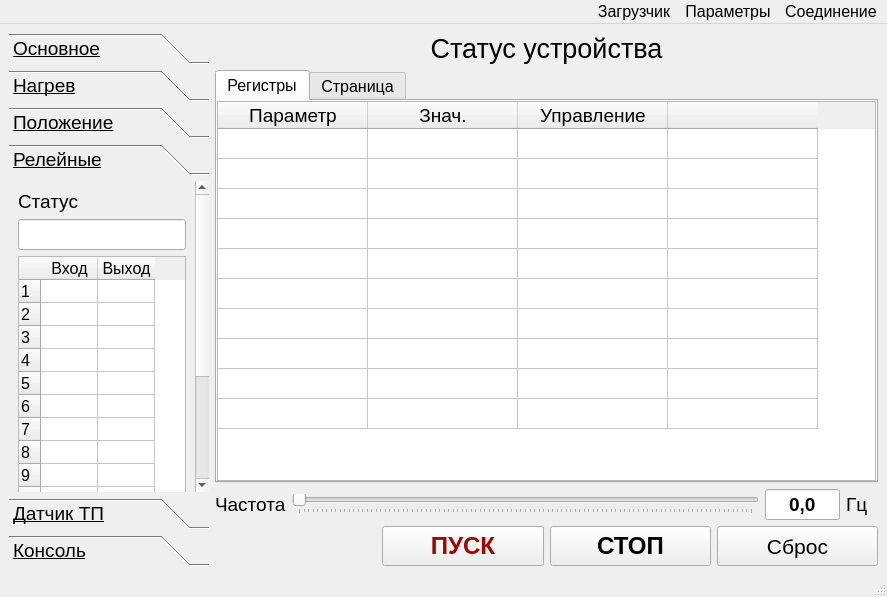
<?xml version="1.0" encoding="UTF-8"?>
<ui version="4.0">
 <class>MainWindow</class>
 <widget class="QMainWindow" name="MainWindow">
  <property name="geometry">
   <rect>
    <x>0</x>
    <y>0</y>
    <width>887</width>
    <height>597</height>
   </rect>
  </property>
  <property name="windowTitle">
   <string>Сервер МПЧ</string>
  </property>
  <property name="toolButtonStyle">
   <enum>Qt::ToolButtonFollowStyle</enum>
  </property>
  <property name="tabShape">
   <enum>QTabWidget::Rounded</enum>
  </property>
  <widget class="QWidget" name="centralwidget">
   <layout class="QHBoxLayout" name="horizontalLayout_5">
    <item>
     <widget class="QToolBox" name="toolBox">
      <property name="maximumSize">
       <size>
        <width>200</width>
        <height>650</height>
       </size>
      </property>
      <property name="font">
       <font>
        <pointsize>14</pointsize>
        <underline>true</underline>
       </font>
      </property>
      <property name="currentIndex">
       <number>3</number>
      </property>
      <widget class="QWidget" name="page_5">
       <property name="geometry">
        <rect>
         <x>0</x>
         <y>0</y>
         <width>183</width>
         <height>385</height>
        </rect>
       </property>
       <property name="font">
        <font>
         <pointsize>14</pointsize>
         <underline>false</underline>
        </font>
       </property>
       <attribute name="label">
        <string>Основное</string>
       </attribute>
       <layout class="QVBoxLayout" name="verticalLayout_5">
        <item>
         <layout class="QVBoxLayout" name="verticalLayout_2">
          <item>
           <widget class="QLabel" name="label_freq">
            <property name="font">
             <font>
              <pointsize>14</pointsize>
              <underline>false</underline>
             </font>
            </property>
            <property name="text">
             <string>Частота</string>
            </property>
           </widget>
          </item>
          <item>
           <widget class="QLineEdit" name="lineEdit_freq">
            <property name="maximumSize">
             <size>
              <width>250</width>
              <height>100</height>
             </size>
            </property>
            <property name="font">
             <font>
              <pointsize>21</pointsize>
              <underline>false</underline>
              <kerning>false</kerning>
             </font>
            </property>
            <property name="toolTip">
             <string notr="true"> Гц</string>
            </property>
            <property name="toolTipDuration">
             <number>-1</number>
            </property>
            <property name="statusTip">
             <string/>
            </property>
            <property name="whatsThis">
             <string notr="true"/>
            </property>
            <property name="layoutDirection">
             <enum>Qt::LeftToRight</enum>
            </property>
            <property name="text">
             <string>0.0 Гц</string>
            </property>
            <property name="frame">
             <bool>false</bool>
            </property>
            <property name="alignment">
             <set>Qt::AlignCenter</set>
            </property>
            <property name="readOnly">
             <bool>true</bool>
            </property>
            <property name="clearButtonEnabled">
             <bool>false</bool>
            </property>
           </widget>
          </item>
          <item>
           <widget class="QLabel" name="label_curr">
            <property name="font">
             <font>
              <pointsize>14</pointsize>
              <underline>false</underline>
             </font>
            </property>
            <property name="frameShadow">
             <enum>QFrame::Sunken</enum>
            </property>
            <property name="text">
             <string>Ток</string>
            </property>
            <property name="textFormat">
             <enum>Qt::PlainText</enum>
            </property>
           </widget>
          </item>
          <item>
           <widget class="QLineEdit" name="lineEdit_curr">
            <property name="font">
             <font>
              <pointsize>20</pointsize>
              <underline>false</underline>
              <kerning>false</kerning>
             </font>
            </property>
            <property name="toolTip">
             <string notr="true"> А</string>
            </property>
            <property name="layoutDirection">
             <enum>Qt::LeftToRight</enum>
            </property>
            <property name="text">
             <string>0.0 A</string>
            </property>
            <property name="maxLength">
             <number>10</number>
            </property>
            <property name="alignment">
             <set>Qt::AlignCenter</set>
            </property>
            <property name="readOnly">
             <bool>true</bool>
            </property>
            <property name="clearButtonEnabled">
             <bool>false</bool>
            </property>
           </widget>
          </item>
          <item>
           <widget class="QLabel" name="label_vout">
            <property name="font">
             <font>
              <pointsize>14</pointsize>
              <underline>false</underline>
             </font>
            </property>
            <property name="text">
             <string>Выход</string>
            </property>
           </widget>
          </item>
          <item>
           <widget class="QLineEdit" name="lineEdit_vout">
            <property name="font">
             <font>
              <pointsize>20</pointsize>
              <underline>false</underline>
              <kerning>false</kerning>
             </font>
            </property>
            <property name="toolTip">
             <string notr="true"> В</string>
            </property>
            <property name="toolTipDuration">
             <number>0</number>
            </property>
            <property name="layoutDirection">
             <enum>Qt::LeftToRight</enum>
            </property>
            <property name="text">
             <string>0.0 В</string>
            </property>
            <property name="alignment">
             <set>Qt::AlignCenter</set>
            </property>
            <property name="readOnly">
             <bool>true</bool>
            </property>
            <property name="clearButtonEnabled">
             <bool>false</bool>
            </property>
           </widget>
          </item>
          <item>
           <widget class="QLabel" name="label_vgrd">
            <property name="font">
             <font>
              <pointsize>14</pointsize>
              <underline>false</underline>
             </font>
            </property>
            <property name="text">
             <string>Сеть</string>
            </property>
           </widget>
          </item>
          <item>
           <widget class="QLineEdit" name="lineEdit_vgrd">
            <property name="font">
             <font>
              <pointsize>20</pointsize>
              <underline>false</underline>
              <kerning>false</kerning>
             </font>
            </property>
            <property name="toolTip">
             <string notr="true"> В</string>
            </property>
            <property name="layoutDirection">
             <enum>Qt::LeftToRight</enum>
            </property>
            <property name="text">
             <string>0.0 В</string>
            </property>
            <property name="alignment">
             <set>Qt::AlignCenter</set>
            </property>
            <property name="readOnly">
             <bool>true</bool>
            </property>
            <property name="clearButtonEnabled">
             <bool>false</bool>
            </property>
           </widget>
          </item>
          <item>
           <widget class="QLabel" name="label_vbus">
            <property name="font">
             <font>
              <pointsize>14</pointsize>
              <underline>false</underline>
             </font>
            </property>
            <property name="text">
             <string>Шина</string>
            </property>
           </widget>
          </item>
          <item>
           <widget class="QLineEdit" name="lineEdit_vbus">
            <property name="font">
             <font>
              <pointsize>20</pointsize>
              <underline>false</underline>
              <kerning>false</kerning>
             </font>
            </property>
            <property name="toolTip">
             <string notr="true"> В</string>
            </property>
            <property name="layoutDirection">
             <enum>Qt::LeftToRight</enum>
            </property>
            <property name="text">
             <string>0.0 В</string>
            </property>
            <property name="alignment">
             <set>Qt::AlignCenter</set>
            </property>
            <property name="readOnly">
             <bool>true</bool>
            </property>
            <property name="clearButtonEnabled">
             <bool>false</bool>
            </property>
           </widget>
          </item>
         </layout>
        </item>
       </layout>
      </widget>
      <widget class="QWidget" name="page_6">
       <property name="geometry">
        <rect>
         <x>0</x>
         <y>0</y>
         <width>200</width>
         <height>310</height>
        </rect>
       </property>
       <property name="font">
        <font>
         <pointsize>14</pointsize>
         <underline>false</underline>
        </font>
       </property>
       <attribute name="label">
        <string>Нагрев</string>
       </attribute>
       <layout class="QVBoxLayout" name="verticalLayout_8">
        <item>
         <layout class="QVBoxLayout" name="verticalLayout_7">
          <item>
           <widget class="QLabel" name="label_tfrc">
            <property name="font">
             <font>
              <pointsize>14</pointsize>
              <underline>false</underline>
             </font>
            </property>
            <property name="text">
             <string>Темп. МПЧ</string>
            </property>
           </widget>
          </item>
          <item>
           <widget class="QLineEdit" name="lineEdit_tfrc">
            <property name="font">
             <font>
              <pointsize>20</pointsize>
              <underline>false</underline>
              <kerning>false</kerning>
             </font>
            </property>
            <property name="toolTip">
             <string> С</string>
            </property>
            <property name="layoutDirection">
             <enum>Qt::LeftToRight</enum>
            </property>
            <property name="text">
             <string>0 С</string>
            </property>
            <property name="alignment">
             <set>Qt::AlignCenter</set>
            </property>
            <property name="readOnly">
             <bool>true</bool>
            </property>
           </widget>
          </item>
          <item>
           <widget class="QLabel" name="label_tmtr">
            <property name="font">
             <font>
              <pointsize>14</pointsize>
              <underline>false</underline>
             </font>
            </property>
            <property name="text">
             <string>Темп. Мотор</string>
            </property>
           </widget>
          </item>
          <item>
           <widget class="QLineEdit" name="lineEdit_tmtr">
            <property name="font">
             <font>
              <pointsize>20</pointsize>
              <underline>false</underline>
              <kerning>false</kerning>
             </font>
            </property>
            <property name="toolTip">
             <string> С</string>
            </property>
            <property name="layoutDirection">
             <enum>Qt::LeftToRight</enum>
            </property>
            <property name="text">
             <string>0 С</string>
            </property>
            <property name="alignment">
             <set>Qt::AlignCenter</set>
            </property>
            <property name="readOnly">
             <bool>true</bool>
            </property>
           </widget>
          </item>
          <item>
           <widget class="QLabel" name="label_25">
            <property name="font">
             <font>
              <pointsize>14</pointsize>
              <underline>false</underline>
             </font>
            </property>
            <property name="text">
             <string/>
            </property>
           </widget>
          </item>
          <item>
           <widget class="QLabel" name="label_24">
            <property name="font">
             <font>
              <pointsize>14</pointsize>
              <underline>false</underline>
             </font>
            </property>
            <property name="text">
             <string/>
            </property>
           </widget>
          </item>
          <item>
           <widget class="QLabel" name="label_17">
            <property name="font">
             <font>
              <pointsize>14</pointsize>
              <underline>false</underline>
             </font>
            </property>
            <property name="text">
             <string/>
            </property>
           </widget>
          </item>
          <item>
           <widget class="QLabel" name="label_21">
            <property name="font">
             <font>
              <pointsize>14</pointsize>
              <underline>false</underline>
             </font>
            </property>
            <property name="text">
             <string/>
            </property>
           </widget>
          </item>
          <item>
           <widget class="QLabel" name="label_23">
            <property name="font">
             <font>
              <pointsize>14</pointsize>
              <underline>false</underline>
             </font>
            </property>
            <property name="text">
             <string/>
            </property>
           </widget>
          </item>
         </layout>
        </item>
       </layout>
      </widget>
      <widget class="QWidget" name="page_7">
       <property name="geometry">
        <rect>
         <x>0</x>
         <y>0</y>
         <width>200</width>
         <height>310</height>
        </rect>
       </property>
       <property name="font">
        <font>
         <pointsize>14</pointsize>
         <underline>false</underline>
        </font>
       </property>
       <attribute name="label">
        <string>Положение</string>
       </attribute>
       <layout class="QVBoxLayout" name="verticalLayout_9">
        <item>
         <layout class="QVBoxLayout" name="verticalLayout_4">
          <item>
           <widget class="QLabel" name="label_pmtr">
            <property name="font">
             <font>
              <pointsize>14</pointsize>
              <underline>false</underline>
             </font>
            </property>
            <property name="text">
             <string>Датчик 1 (Мотор)</string>
            </property>
           </widget>
          </item>
          <item>
           <widget class="QLineEdit" name="lineEdit_pmtr">
            <property name="font">
             <font>
              <pointsize>20</pointsize>
              <underline>false</underline>
             </font>
            </property>
            <property name="layoutDirection">
             <enum>Qt::LeftToRight</enum>
            </property>
            <property name="text">
             <string>0</string>
            </property>
            <property name="alignment">
             <set>Qt::AlignCenter</set>
            </property>
            <property name="readOnly">
             <bool>true</bool>
            </property>
           </widget>
          </item>
          <item>
           <widget class="QLabel" name="label_pext">
            <property name="font">
             <font>
              <pointsize>14</pointsize>
              <underline>false</underline>
             </font>
            </property>
            <property name="text">
             <string>Датчик 2</string>
            </property>
           </widget>
          </item>
          <item>
           <widget class="QLineEdit" name="lineEdit_pext">
            <property name="font">
             <font>
              <pointsize>20</pointsize>
              <underline>false</underline>
             </font>
            </property>
            <property name="layoutDirection">
             <enum>Qt::LeftToRight</enum>
            </property>
            <property name="text">
             <string>0</string>
            </property>
            <property name="alignment">
             <set>Qt::AlignCenter</set>
            </property>
            <property name="readOnly">
             <bool>true</bool>
            </property>
           </widget>
          </item>
          <item>
           <widget class="QLabel" name="label_20">
            <property name="font">
             <font>
              <pointsize>14</pointsize>
              <underline>false</underline>
             </font>
            </property>
            <property name="text">
             <string/>
            </property>
           </widget>
          </item>
          <item>
           <widget class="QLabel" name="label_19">
            <property name="font">
             <font>
              <pointsize>14</pointsize>
              <underline>false</underline>
             </font>
            </property>
            <property name="text">
             <string/>
            </property>
           </widget>
          </item>
          <item>
           <widget class="QLabel" name="label_14">
            <property name="font">
             <font>
              <pointsize>14</pointsize>
              <underline>false</underline>
             </font>
            </property>
            <property name="text">
             <string/>
            </property>
           </widget>
          </item>
          <item>
           <widget class="QLabel" name="label_18">
            <property name="font">
             <font>
              <pointsize>14</pointsize>
              <underline>false</underline>
             </font>
            </property>
            <property name="text">
             <string/>
            </property>
           </widget>
          </item>
         </layout>
        </item>
       </layout>
      </widget>
      <widget class="QWidget" name="page_Signals">
       <property name="geometry">
        <rect>
         <x>0</x>
         <y>0</y>
         <width>183</width>
         <height>482</height>
        </rect>
       </property>
       <property name="font">
        <font>
         <pointsize>14</pointsize>
         <underline>false</underline>
        </font>
       </property>
       <attribute name="label">
        <string>Релейные</string>
       </attribute>
       <layout class="QVBoxLayout" name="verticalLayout_3">
        <item>
         <widget class="QLabel" name="label_RDIO">
          <property name="text">
           <string>Статус</string>
          </property>
         </widget>
        </item>
        <item>
         <widget class="QLineEdit" name="lineEdit_RDIO"/>
        </item>
        <item>
         <widget class="QTableWidget" name="tableWidget_2">
          <property name="minimumSize">
           <size>
            <width>0</width>
            <height>400</height>
           </size>
          </property>
          <property name="font">
           <font>
            <pointsize>12</pointsize>
            <underline>false</underline>
           </font>
          </property>
          <property name="rowCount">
           <number>16</number>
          </property>
          <attribute name="horizontalHeaderMinimumSectionSize">
           <number>48</number>
          </attribute>
          <attribute name="horizontalHeaderDefaultSectionSize">
           <number>57</number>
          </attribute>
          <attribute name="verticalHeaderMinimumSectionSize">
           <number>20</number>
          </attribute>
          <attribute name="verticalHeaderDefaultSectionSize">
           <number>21</number>
          </attribute>
          <row>
           <property name="text">
            <string>1</string>
           </property>
          </row>
          <row>
           <property name="text">
            <string>2</string>
           </property>
          </row>
          <row>
           <property name="text">
            <string>3</string>
           </property>
          </row>
          <row>
           <property name="text">
            <string>4</string>
           </property>
          </row>
          <row>
           <property name="text">
            <string>5</string>
           </property>
          </row>
          <row>
           <property name="text">
            <string>6</string>
           </property>
          </row>
          <row>
           <property name="text">
            <string>7</string>
           </property>
          </row>
          <row>
           <property name="text">
            <string>8</string>
           </property>
          </row>
          <row>
           <property name="text">
            <string>9</string>
           </property>
          </row>
          <row>
           <property name="text">
            <string>10</string>
           </property>
          </row>
          <row>
           <property name="text">
            <string>11</string>
           </property>
          </row>
          <row>
           <property name="text">
            <string>12</string>
           </property>
          </row>
          <row>
           <property name="text">
            <string>13</string>
           </property>
          </row>
          <row>
           <property name="text">
            <string>14</string>
           </property>
          </row>
          <row>
           <property name="text">
            <string>16</string>
           </property>
          </row>
          <row>
           <property name="text">
            <string>17</string>
           </property>
          </row>
          <column>
           <property name="text">
            <string>Вход</string>
           </property>
          </column>
          <column>
           <property name="text">
            <string>Выход</string>
           </property>
          </column>
         </widget>
        </item>
       </layout>
      </widget>
      <widget class="QWidget" name="page_9">
       <property name="geometry">
        <rect>
         <x>0</x>
         <y>0</y>
         <width>200</width>
         <height>310</height>
        </rect>
       </property>
       <property name="font">
        <font>
         <pointsize>14</pointsize>
         <underline>false</underline>
        </font>
       </property>
       <attribute name="label">
        <string>Датчик ТП</string>
       </attribute>
      </widget>
      <widget class="QWidget" name="page_8">
       <property name="geometry">
        <rect>
         <x>0</x>
         <y>0</y>
         <width>200</width>
         <height>310</height>
        </rect>
       </property>
       <property name="font">
        <font>
         <pointsize>12</pointsize>
         <underline>false</underline>
        </font>
       </property>
       <attribute name="label">
        <string>Консоль</string>
       </attribute>
       <layout class="QHBoxLayout" name="horizontalLayout_6">
        <property name="leftMargin">
         <number>0</number>
        </property>
        <property name="topMargin">
         <number>0</number>
        </property>
        <property name="rightMargin">
         <number>0</number>
        </property>
        <property name="bottomMargin">
         <number>0</number>
        </property>
        <item>
         <widget class="QPlainTextEdit" name="plainTextEdit_consol">
          <property name="font">
           <font>
            <pointsize>11</pointsize>
            <underline>false</underline>
           </font>
          </property>
         </widget>
        </item>
       </layout>
      </widget>
     </widget>
    </item>
    <item>
     <layout class="QVBoxLayout" name="verticalLayout" stretch="0,0,0,0,0">
      <item>
       <widget class="QLabel" name="label_DevStatus">
        <property name="font">
         <font>
          <pointsize>20</pointsize>
          <weight>50</weight>
          <bold>false</bold>
         </font>
        </property>
        <property name="text">
         <string>Статус устройства</string>
        </property>
        <property name="alignment">
         <set>Qt::AlignCenter</set>
        </property>
       </widget>
      </item>
      <item>
       <widget class="QTabWidget" name="tabWidget">
        <property name="font">
         <font>
          <pointsize>12</pointsize>
         </font>
        </property>
        <property name="mouseTracking">
         <bool>false</bool>
        </property>
        <property name="tabletTracking">
         <bool>false</bool>
        </property>
        <property name="focusPolicy">
         <enum>Qt::NoFocus</enum>
        </property>
        <property name="acceptDrops">
         <bool>false</bool>
        </property>
        <property name="currentIndex">
         <number>0</number>
        </property>
        <property name="usesScrollButtons">
         <bool>false</bool>
        </property>
        <widget class="QWidget" name="tab_param">
         <attribute name="title">
          <string>Регистры</string>
         </attribute>
         <layout class="QHBoxLayout" name="horizontalLayout_7">
          <property name="leftMargin">
           <number>0</number>
          </property>
          <property name="topMargin">
           <number>0</number>
          </property>
          <property name="rightMargin">
           <number>0</number>
          </property>
          <property name="bottomMargin">
           <number>0</number>
          </property>
          <item>
           <widget class="QTableWidget" name="tableWidget">
            <property name="sizePolicy">
             <sizepolicy hsizetype="Expanding" vsizetype="Expanding">
              <horstretch>0</horstretch>
              <verstretch>0</verstretch>
             </sizepolicy>
            </property>
            <property name="minimumSize">
             <size>
              <width>0</width>
              <height>0</height>
             </size>
            </property>
            <property name="font">
             <font>
              <pointsize>14</pointsize>
             </font>
            </property>
            <property name="acceptDrops">
             <bool>false</bool>
            </property>
            <property name="layoutDirection">
             <enum>Qt::LeftToRight</enum>
            </property>
            <property name="autoFillBackground">
             <bool>false</bool>
            </property>
            <property name="sizeAdjustPolicy">
             <enum>QAbstractScrollArea::AdjustToContentsOnFirstShow</enum>
            </property>
            <property name="textElideMode">
             <enum>Qt::ElideRight</enum>
            </property>
            <property name="horizontalScrollMode">
             <enum>QAbstractItemView::ScrollPerPixel</enum>
            </property>
            <property name="wordWrap">
             <bool>true</bool>
            </property>
            <property name="rowCount">
             <number>10</number>
            </property>
            <property name="columnCount">
             <number>4</number>
            </property>
            <attribute name="horizontalHeaderCascadingSectionResizes">
             <bool>true</bool>
            </attribute>
            <attribute name="horizontalHeaderMinimumSectionSize">
             <number>0</number>
            </attribute>
            <attribute name="horizontalHeaderDefaultSectionSize">
             <number>150</number>
            </attribute>
            <attribute name="horizontalHeaderShowSortIndicator" stdset="0">
             <bool>true</bool>
            </attribute>
            <attribute name="horizontalHeaderStretchLastSection">
             <bool>false</bool>
            </attribute>
            <attribute name="verticalHeaderVisible">
             <bool>false</bool>
            </attribute>
            <attribute name="verticalHeaderCascadingSectionResizes">
             <bool>false</bool>
            </attribute>
            <attribute name="verticalHeaderMinimumSectionSize">
             <number>0</number>
            </attribute>
            <attribute name="verticalHeaderDefaultSectionSize">
             <number>30</number>
            </attribute>
            <attribute name="verticalHeaderStretchLastSection">
             <bool>false</bool>
            </attribute>
            <row>
             <property name="text">
              <string>1</string>
             </property>
            </row>
            <row/>
            <row/>
            <row/>
            <row/>
            <row/>
            <row/>
            <row/>
            <row/>
            <row/>
            <column>
             <property name="text">
              <string>Параметр</string>
             </property>
             <property name="textAlignment">
              <set>AlignCenter</set>
             </property>
            </column>
            <column>
             <property name="text">
              <string>Знач.</string>
             </property>
             <property name="textAlignment">
              <set>AlignCenter</set>
             </property>
            </column>
            <column>
             <property name="text">
              <string>Управление</string>
             </property>
             <property name="textAlignment">
              <set>AlignCenter</set>
             </property>
            </column>
            <column>
             <property name="text">
              <string/>
             </property>
            </column>
           </widget>
          </item>
         </layout>
        </widget>
        <widget class="QWidget" name="tab">
         <attribute name="title">
          <string>Страница</string>
         </attribute>
         <widget class="QWidget" name="layoutWidget_2">
          <property name="geometry">
           <rect>
            <x>10</x>
            <y>40</y>
            <width>144</width>
            <height>197</height>
           </rect>
          </property>
          <layout class="QVBoxLayout" name="verticalLayout_6">
           <item>
            <widget class="QLabel" name="label_6">
             <property name="text">
              <string>Emulator port</string>
             </property>
            </widget>
           </item>
           <item>
            <widget class="QLineEdit" name="lineEdit_EmuPort"/>
           </item>
           <item>
            <widget class="QLabel" name="label_7">
             <property name="text">
              <string>Port speed</string>
             </property>
            </widget>
           </item>
           <item>
            <widget class="QLineEdit" name="lineEdit_EmuSpeed"/>
           </item>
           <item>
            <widget class="QPushButton" name="pushButton_EmuPortOpen">
             <property name="text">
              <string>OpenPort</string>
             </property>
            </widget>
           </item>
          </layout>
         </widget>
         <widget class="QWidget" name="layoutWidget_3">
          <property name="geometry">
           <rect>
            <x>10</x>
            <y>250</y>
            <width>144</width>
            <height>112</height>
           </rect>
          </property>
          <layout class="QVBoxLayout" name="verticalLayout_10">
           <item>
            <widget class="QLabel" name="label_8">
             <property name="text">
              <string>Emulator out</string>
             </property>
            </widget>
           </item>
           <item>
            <widget class="QLineEdit" name="lineEdit_EmuOut"/>
           </item>
           <item>
            <widget class="QLabel" name="label_10">
             <property name="text">
              <string>Emulator out gain</string>
             </property>
            </widget>
           </item>
           <item>
            <widget class="QLineEdit" name="lineEdit_EmuOut_gain"/>
           </item>
          </layout>
         </widget>
        </widget>
       </widget>
      </item>
      <item>
       <layout class="QHBoxLayout" name="horizontalLayout_4" stretch="0,100,0,0">
        <item>
         <widget class="QLabel" name="label_statusbar_2">
          <property name="font">
           <font>
            <pointsize>14</pointsize>
           </font>
          </property>
          <property name="text">
           <string>Частота</string>
          </property>
         </widget>
        </item>
        <item>
         <widget class="QSlider" name="horizontalSlider">
          <property name="tabletTracking">
           <bool>false</bool>
          </property>
          <property name="autoFillBackground">
           <bool>false</bool>
          </property>
          <property name="inputMethodHints">
           <set>Qt::ImhNone</set>
          </property>
          <property name="maximum">
           <number>1000</number>
          </property>
          <property name="pageStep">
           <number>50</number>
          </property>
          <property name="orientation">
           <enum>Qt::Horizontal</enum>
          </property>
          <property name="invertedAppearance">
           <bool>false</bool>
          </property>
          <property name="invertedControls">
           <bool>false</bool>
          </property>
          <property name="tickPosition">
           <enum>QSlider::TicksBelow</enum>
          </property>
          <property name="tickInterval">
           <number>10</number>
          </property>
         </widget>
        </item>
        <item>
         <widget class="QLineEdit" name="lineEdit_freqref">
          <property name="maximumSize">
           <size>
            <width>75</width>
            <height>16777215</height>
           </size>
          </property>
          <property name="font">
           <font>
            <pointsize>14</pointsize>
            <weight>75</weight>
            <bold>true</bold>
           </font>
          </property>
          <property name="autoFillBackground">
           <bool>false</bool>
          </property>
          <property name="inputMethodHints">
           <set>Qt::ImhNone</set>
          </property>
          <property name="text">
           <string>0,0</string>
          </property>
          <property name="alignment">
           <set>Qt::AlignCenter</set>
          </property>
          <property name="clearButtonEnabled">
           <bool>false</bool>
          </property>
         </widget>
        </item>
        <item>
         <widget class="QLabel" name="label_9">
          <property name="font">
           <font>
            <pointsize>14</pointsize>
           </font>
          </property>
          <property name="text">
           <string>Гц  </string>
          </property>
          <property name="alignment">
           <set>Qt::AlignCenter</set>
          </property>
         </widget>
        </item>
       </layout>
      </item>
      <item>
       <layout class="QHBoxLayout" name="horizontalLayout_8">
        <item>
         <widget class="QLabel" name="label">
          <property name="text">
           <string/>
          </property>
         </widget>
        </item>
        <item>
         <widget class="QPushButton" name="pushButton_Start">
          <property name="enabled">
           <bool>true</bool>
          </property>
          <property name="minimumSize">
           <size>
            <width>0</width>
            <height>40</height>
           </size>
          </property>
          <property name="palette">
           <palette>
            <active>
             <colorrole role="Text">
              <brush brushstyle="SolidPattern">
               <color alpha="255">
                <red>0</red>
                <green>0</green>
                <blue>0</blue>
               </color>
              </brush>
             </colorrole>
             <colorrole role="ButtonText">
              <brush brushstyle="SolidPattern">
               <color alpha="255">
                <red>164</red>
                <green>0</green>
                <blue>0</blue>
               </color>
              </brush>
             </colorrole>
             <colorrole role="PlaceholderText">
              <brush brushstyle="SolidPattern">
               <color alpha="128">
                <red>164</red>
                <green>0</green>
                <blue>0</blue>
               </color>
              </brush>
             </colorrole>
            </active>
            <inactive>
             <colorrole role="Text">
              <brush brushstyle="SolidPattern">
               <color alpha="255">
                <red>0</red>
                <green>0</green>
                <blue>0</blue>
               </color>
              </brush>
             </colorrole>
             <colorrole role="ButtonText">
              <brush brushstyle="SolidPattern">
               <color alpha="255">
                <red>164</red>
                <green>0</green>
                <blue>0</blue>
               </color>
              </brush>
             </colorrole>
             <colorrole role="PlaceholderText">
              <brush brushstyle="SolidPattern">
               <color alpha="128">
                <red>164</red>
                <green>0</green>
                <blue>0</blue>
               </color>
              </brush>
             </colorrole>
            </inactive>
            <disabled>
             <colorrole role="Text">
              <brush brushstyle="SolidPattern">
               <color alpha="255">
                <red>190</red>
                <green>190</green>
                <blue>190</blue>
               </color>
              </brush>
             </colorrole>
             <colorrole role="ButtonText">
              <brush brushstyle="SolidPattern">
               <color alpha="255">
                <red>190</red>
                <green>190</green>
                <blue>190</blue>
               </color>
              </brush>
             </colorrole>
             <colorrole role="PlaceholderText">
              <brush brushstyle="SolidPattern">
               <color alpha="128">
                <red>0</red>
                <green>0</green>
                <blue>0</blue>
               </color>
              </brush>
             </colorrole>
            </disabled>
           </palette>
          </property>
          <property name="font">
           <font>
            <pointsize>18</pointsize>
            <weight>75</weight>
            <bold>true</bold>
           </font>
          </property>
          <property name="text">
           <string>ПУСК</string>
          </property>
         </widget>
        </item>
        <item>
         <widget class="QPushButton" name="pushButton_Stop">
          <property name="minimumSize">
           <size>
            <width>0</width>
            <height>40</height>
           </size>
          </property>
          <property name="font">
           <font>
            <pointsize>18</pointsize>
            <weight>75</weight>
            <bold>true</bold>
           </font>
          </property>
          <property name="text">
           <string>СТОП</string>
          </property>
         </widget>
        </item>
        <item>
         <widget class="QPushButton" name="pushButton_Reset">
          <property name="minimumSize">
           <size>
            <width>0</width>
            <height>40</height>
           </size>
          </property>
          <property name="font">
           <font>
            <pointsize>16</pointsize>
           </font>
          </property>
          <property name="text">
           <string>Сброс</string>
          </property>
         </widget>
        </item>
       </layout>
      </item>
      <item>
       <layout class="QHBoxLayout" name="horizontalLayout"/>
      </item>
     </layout>
    </item>
   </layout>
  </widget>
  <widget class="QMenuBar" name="menubar">
   <property name="geometry">
    <rect>
     <x>0</x>
     <y>0</y>
     <width>887</width>
     <height>27</height>
    </rect>
   </property>
   <property name="font">
    <font>
     <pointsize>12</pointsize>
    </font>
   </property>
   <property name="layoutDirection">
    <enum>Qt::RightToLeft</enum>
   </property>
   <widget class="QMenu" name="menu_search">
    <property name="font">
     <font>
      <pointsize>12</pointsize>
      <weight>50</weight>
      <bold>false</bold>
     </font>
    </property>
    <property name="title">
     <string>Соединение</string>
    </property>
    <addaction name="action_search"/>
    <addaction name="action_searchparam"/>
    <addaction name="action_connection_reset"/>
   </widget>
   <widget class="QMenu" name="menuxc">
    <property name="title">
     <string>Параметры</string>
    </property>
    <addaction name="action"/>
    <addaction name="action_2"/>
    <addaction name="separator"/>
    <addaction name="action_3"/>
    <addaction name="action_4"/>
    <addaction name="separator"/>
    <addaction name="action_5"/>
    <addaction name="separator"/>
   </widget>
   <widget class="QMenu" name="menu">
    <property name="title">
     <string>Загрузчик</string>
    </property>
   </widget>
   <addaction name="menu_search"/>
   <addaction name="menuxc"/>
   <addaction name="menu"/>
  </widget>
  <widget class="QStatusBar" name="statusbar"/>
  <action name="action_search">
   <property name="text">
    <string>Поиск</string>
   </property>
  </action>
  <action name="action_searchparam">
   <property name="text">
    <string>Поиск с параметрами</string>
   </property>
  </action>
  <action name="action">
   <property name="text">
    <string>Сохранить параметры в МПЧ</string>
   </property>
  </action>
  <action name="action_2">
   <property name="text">
    <string>Сохранить параметры в файл</string>
   </property>
  </action>
  <action name="action_3">
   <property name="text">
    <string>Загрузить из память МПЧ</string>
   </property>
  </action>
  <action name="action_4">
   <property name="text">
    <string>Загрузить из файла</string>
   </property>
  </action>
  <action name="action_5">
   <property name="text">
    <string>Сброс к заводским установкам</string>
   </property>
  </action>
  <action name="action_connection_reset">
   <property name="text">
    <string>Сброс</string>
   </property>
  </action>
 </widget>
 <resources/>
 <connections/>
</ui>
